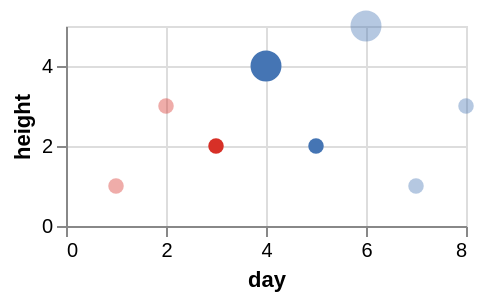

Write the Vega-Lite specification saved for this chart.
### Vega-Lite specification from a JSON file in a GitHub repository (floating-point values rounded to 4 significant figures)
{"$schema": "https://vega.github.io/schema/vega-lite/v5.json", "width": 200, "height": 100, "data": {"values": [{"day": 1, "height": 1, "moisture": 3}, {"day": 2, "height": 3, "moisture": 12}, {"day": 3, "height": 2, "moisture": 27}, {"day": 4, "height": 4, "moisture": 41}, {"day": 5, "height": 2, "moisture": 58}, {"day": 6, "height": 5, "moisture": 66}, {"day": 7, "height": 1, "moisture": 83}, {"day": 8, "height": 3, "moisture": 97}]}, "mark": "circle", "encoding": {"x": {"field": "day", "type": "quantitative"}, "y": {"field": "height", "type": "quantitative"}, "color": {"condition": {"test": "datum.moisture < 30", "value": "#d73027"}, "value": "#4575b4"}, "size": {"condition": {"test": {"field": "height", "gte": 4}, "value": 240}, "value": 60}, "opacity": {"condition": {"test": {"field": "day", "range": [3, 5]}, "value": 1}, "value": 0.4}}}
